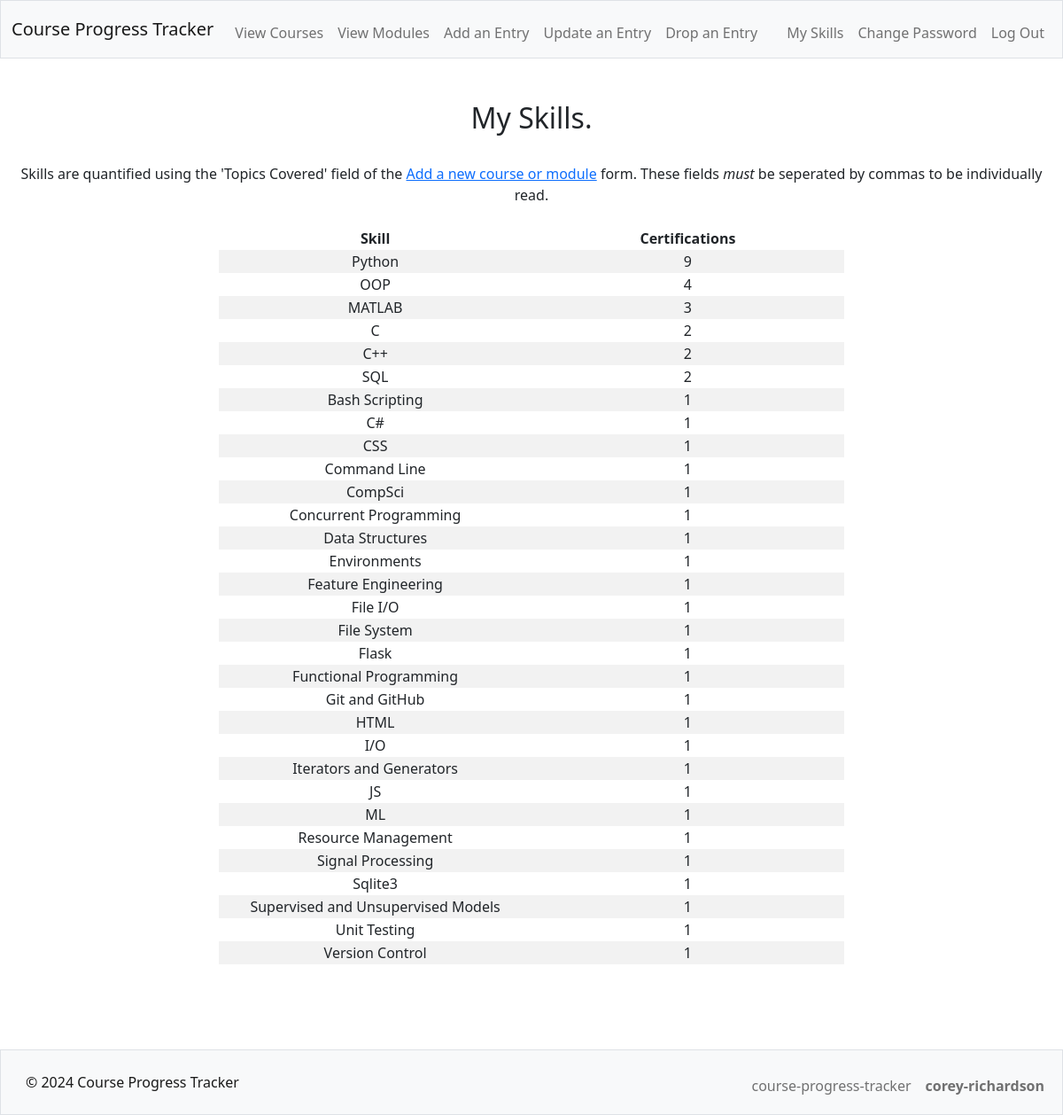
/skills (signed in), run on the app's committed database.
### tables this page shows
CREATE TABLE courses (id INTEGER, user_id INTEGER NOT NULL, name TEXT NOT NULL UNIQUE, url TEXT, topics TEXT NOT NULL, desc TEXT NOT NULL, provider TEXT NOT NULL, is_complete BOOL NOT NULL, is_course BOOL NOT NULL, PRIMARY KEY(id));

### app.py (the view)
@app.route("/skills")
@login_required
def skills():
    course_topics = db.execute(
        "SELECT topics FROM courses \
        WHERE user_id = ? AND is_complete = true",
        (session["user_id"],)
    ).fetchall()
    if len(course_topics) == 0:
        return render_template("empty.html", type="skills", action="display")
    topics = {}
    for skill_tuple in course_topics:
        skill_tuple_contents = skill_tuple[0]
        skill_list = skill_tuple_contents.split(",")
        for skill in skill_list:
            skill = skill.strip()
            if skill in topics:
                topics[skill] += 1
            else:
                topics[skill] = 1
    skills = sorted(topics.items(), key=lambda x: (-x[1], x[0]))
    return render_template("skills.html", skills=skills)

### app.py (called while the page is built)
@app.after_request
def after_request(response):
    response.headers["Cache-Control"] = "no-cache, no-store, must-revalidate"
    response.headers["Expires"] = 0
    response.headers["Pragma"] = "no-cache"
    return response

### helpers.py (called while the page is built)
def login_required(f):
    @wraps(f)
    def decorated_function(*args, **kwargs):
        if session.get("user_id") is None:
            return redirect("/login")
        return f(*args, **kwargs)
    return decorated_function

### templates/skills.html (shortened to what this page needs)
{% extends "layout.html" %}
{% block main %}
    <h2>My Skills.</h2> <br>
    <p>Skills are quantified using the 'Topics Covered' field of the <a href="/add" target="_blank">Add a new course or module</a> form. These fields <em>must</em> be seperated by commas to be individually read.</p> <br>
    <table style="margin-left: auto; margin-right: auto; min-width: 60%; max-width: 80%;">
        <tr>
            <th style="width: 50%;">Skill</th>
            <th style="width: 50%;">Certifications</th>
        </tr>
        {% for skill in skills %}
            <tr>
                <td>{{ skill[0] }}</td>
                <td>{{ skill[1] }}</td>
            </tr>
        {% endfor %}
    </table>
{% endblock %}

### static/style.css (style rules this page uses)
body { display: flex; flex-direction: column; min-height: 100vh; }
p, aside { margin: 0; }
tr:nth-child(even) { background-color: #f2f2f2; }

### data on the page
courses: topics "MATLAB", skill "3"
courses: topics "C#", skill "1"

### other printed values
{{ skill[0] }} "Python" "OOP" "C" "C++" "SQL" "Bash Scripting" "CSS" "Command Line" "CompSci" "Concurrent Programming" "Data Structures" "Environments" "Feature Engineering" "File I/O" "File System" "Flask" "Functional Programming" "Git and GitHub" "HTML" "I/O" "Iterators and Generators" "JS" "ML" "Resource Management" "Signal Processing" "Sqlite3" "Supervised and Unsupervised Models" "Unit Testing" "Version Control"
{{ skill[1] }} "9" "4" "2" "2" "2" "1" "1" "1" "1" "1" "1" "1" "1" "1" "1" "1" "1" "1" "1" "1" "1" "1" "1" "1" "1" "1" "1" "1" "1"
